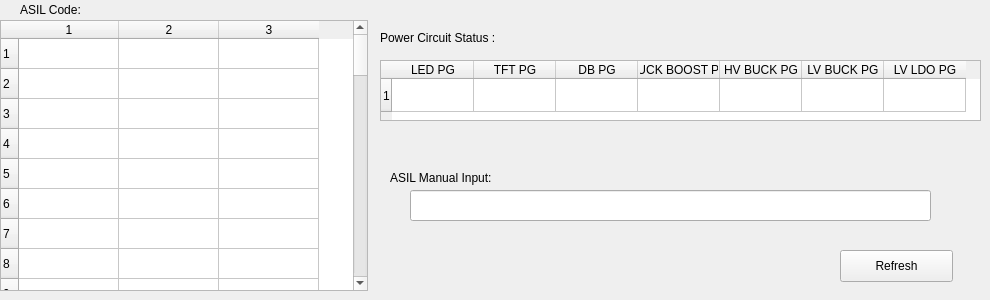
    <widget class="QWidget" name="tab_TconASIL">
     <attribute name="title">
      <string>TCON ASIL</string>
     </attribute>
     <widget class="QTableWidget" name="tableFailFlag">
      <property name="geometry">
       <rect>
        <x>0</x>
        <y>20</y>
        <width>368</width>
        <height>271</height>
       </rect>
      </property>
      <property name="sizePolicy">
       <sizepolicy hsizetype="Preferred" vsizetype="Preferred">
        <horstretch>0</horstretch>
        <verstretch>0</verstretch>
       </sizepolicy>
      </property>
      <property name="rowCount">
       <number>48</number>
      </property>
      <property name="columnCount">
       <number>3</number>
      </property>
      <attribute name="horizontalHeaderCascadingSectionResizes">
       <bool>true</bool>
      </attribute>
      <attribute name="horizontalHeaderStretchLastSection">
       <bool>false</bool>
      </attribute>
      <row/>
      <row/>
      <row/>
      <row/>
      <row/>
      <row/>
      <row/>
      <row/>
      <row/>
      <row/>
      <row/>
      <row/>
      <row/>
      <row/>
      <row/>
      <row/>
      <row/>
      <row/>
      <row/>
      <row/>
      <row/>
      <row/>
      <row/>
      <row/>
      <row/>
      <row/>
      <row/>
      <row/>
      <row/>
      <row/>
      <row/>
      <row/>
      <row/>
      <row/>
      <row/>
      <row/>
      <row/>
      <row/>
      <row/>
      <row/>
      <row/>
      <row/>
      <row/>
      <row/>
      <row/>
      <row/>
      <row/>
      <row/>
      <column/>
      <column/>
      <column/>
     </widget>
     <widget class="QPushButton" name="ASILRefresh_Btn">
      <property name="geometry">
       <rect>
        <x>840</x>
        <y>250</y>
        <width>113</width>
        <height>32</height>
       </rect>
      </property>
      <property name="text">
       <string>Refresh</string>
      </property>
     </widget>
     <widget class="QTableWidget" name="powerbit_table">
      <property name="geometry">
       <rect>
        <x>380</x>
        <y>60</y>
        <width>601</width>
        <height>61</height>
       </rect>
      </property>
      <property name="sizePolicy">
       <sizepolicy hsizetype="Preferred" vsizetype="Preferred">
        <horstretch>0</horstretch>
        <verstretch>0</verstretch>
       </sizepolicy>
      </property>
      <property name="rowCount">
       <number>1</number>
      </property>
      <property name="columnCount">
       <number>7</number>
      </property>
      <attribute name="horizontalHeaderCascadingSectionResizes">
       <bool>true</bool>
      </attribute>
      <attribute name="horizontalHeaderDefaultSectionSize">
       <number>82</number>
      </attribute>
      <attribute name="horizontalHeaderStretchLastSection">
       <bool>false</bool>
      </attribute>
      <attribute name="verticalHeaderCascadingSectionResizes">
       <bool>true</bool>
      </attribute>
      <attribute name="verticalHeaderDefaultSectionSize">
       <number>33</number>
      </attribute>
      <attribute name="verticalHeaderStretchLastSection">
       <bool>false</bool>
      </attribute>
      <row/>
      <column>
       <property name="text">
        <string>LED PG</string>
       </property>
      </column>
      <column>
       <property name="text">
        <string>TFT PG</string>
       </property>
      </column>
      <column>
       <property name="text">
        <string>DB PG</string>
       </property>
      </column>
      <column>
       <property name="text">
        <string>BUCK BOOST PG</string>
       </property>
      </column>
      <column>
       <property name="text">
        <string>HV BUCK PG</string>
       </property>
      </column>
      <column>
       <property name="text">
        <string>LV BUCK PG</string>
       </property>
      </column>
      <column>
       <property name="text">
        <string>LV LDO PG</string>
       </property>
      </column>
     </widget>
     <widget class="QLabel" name="powerByte_label">
      <property name="geometry">
       <rect>
        <x>380</x>
        <y>30</y>
        <width>151</width>
        <height>16</height>
       </rect>
      </property>
      <property name="text">
       <string>Power Circuit Status :</string>
      </property>
     </widget>
     <widget class="QLabel" name="asilcode_label">
      <property name="geometry">
       <rect>
        <x>20</x>
        <y>0</y>
        <width>321</width>
        <height>20</height>
       </rect>
      </property>
      <property name="text">
       <string>ASIL Code:</string>
      </property>
     </widget>
     <widget class="QLineEdit" name="asil_input_edit">
      <property name="geometry">
       <rect>
        <x>410</x>
        <y>190</y>
        <width>521</width>
        <height>31</height>
       </rect>
      </property>
      <property name="sizePolicy">
       <sizepolicy hsizetype="Preferred" vsizetype="Preferred">
        <horstretch>0</horstretch>
        <verstretch>0</verstretch>
       </sizepolicy>
      </property>
      <property name="text">
       <string/>
      </property>
      <property name="maxLength">
       <number>64</number>
      </property>
     </widget>
     <widget class="QLabel" name="powerByte_label_2">
      <property name="geometry">
       <rect>
        <x>390</x>
        <y>170</y>
        <width>151</width>
        <height>16</height>
       </rect>
      </property>
      <property name="text">
       <string>ASIL Manual Input:</string>
      </property>
     </widget>
    </widget>
